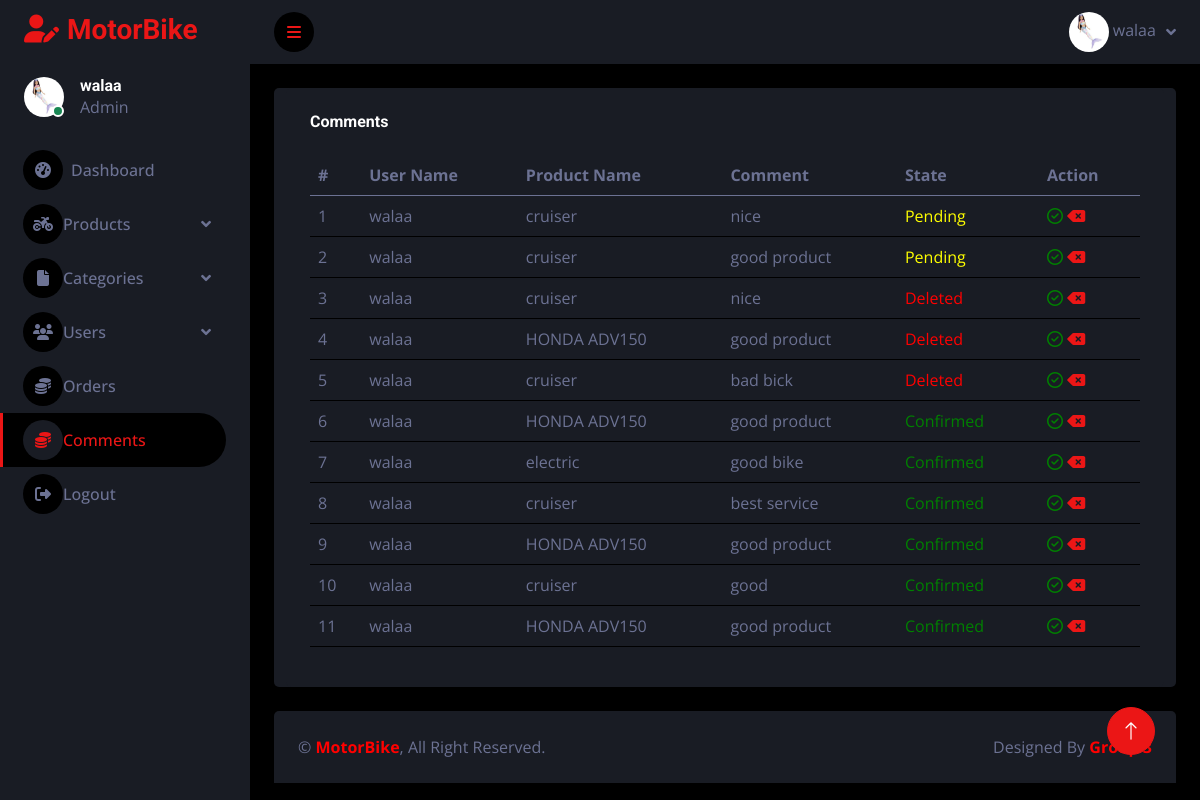
/admin_dashboard/reviews.php (signed in), run on the app's committed database.
### tables this page shows
CREATE TABLE `reviews` (
  `review_id` int(10) NOT NULL,
  `product_id` int(10) NOT NULL,
  `user_id` int(10) NOT NULL,
  `review_text` varchar(255) NOT NULL,
  `state` varchar(255) NOT NULL DEFAULT 'Pending'
);

CREATE TABLE `users` (
  `user_id` int(10) NOT NULL,
  `user_name` varchar(255) NOT NULL,
  `phone` varchar(255) NOT NULL,
  `email` varchar(255) NOT NULL,
  `password` varchar(255) NOT NULL,
  `address` varchar(255) DEFAULT NULL,
  `pic` varchar(255) DEFAULT NULL,
  `create_at` date NOT NULL DEFAULT current_timestamp(),
  `last_login` datetime DEFAULT NULL,
  `is_admin` tinyint(1) DEFAULT 0,
  `is_deleted` int(1) DEFAULT 0
);

CREATE TABLE `products` (
  `product_id` int(10) NOT NULL,
  `product_name` varchar(255) NOT NULL,
  `description` varchar(255) NOT NULL,
  `model_year` year(4) NOT NULL,
  `brand` varchar(255) NOT NULL,
  `color` varchar(255) NOT NULL,
  `price` int(10) NOT NULL,
  `category_id` int(10) NOT NULL,
  `pic_main` varchar(255) NOT NULL,
  `pic_sub` varchar(255) NOT NULL,
  `rate` int(1) NOT NULL DEFAULT 5,
  `in_stock` int(10) NOT NULL,
  `is_discount` tinyint(1) NOT NULL DEFAULT 0,
  `discount` int(2) NOT NULL,
  `product_create_at` datetime NOT NULL DEFAULT current_timestamp(),
  `product_last_update` datetime DEFAULT NULL,
  `product_is_deleted` tinyint(1) NOT NULL DEFAULT 0
);

### admin_dashboard/reviews.php (the view, shortened to what this page needs)
<!DOCTYPE html>
<html lang="en">
<head>
    <link rel="stylesheet" href="https://cdnjs.cloudflare.com/ajax/libs/font-awesome/6.2.1/css/all.min.css" />
    <?php include('./include/include_head.php');?>
    <div class="container-fluid pt-4 px-4">
        <div class="row bg-secondary rounded justify-content-center mx-0">
        <div class="col-12">
            <div class="bg-secondary rounded h-100 p-4">
                <h6 class="mb-4">Comments</h6>
                <div class="table-responsive">
                <table class="table">
                    <thead>
                        <tr>
                            <th scope="col">#</th>
                            <th scope="col">User Name</th>
                            <th scope="col">Product Name</th>
                            <th scope="col">Comment</th>
                            <th scope="col">State</th>
                            <th scope="col">Action</th>
                        </tr>
                    </thead>
                    <tbody>
                            <?php
                            include ("./config.php");
                            $i = 1;
                            $html = "";
                                $user_with_order = "SELECT *
                                FROM reviews INNER JOIN users ON reviews.user_id = users.user_id INNER JOIN products ON reviews.product_id = products.product_id ORDER BY state DESC";
                                $new_data = $conn->query($user_with_order);
                                foreach ($new_data as $user){
                                $e_phone = $user['user_name'];
                                $e_address = $user['product_name'];
                                $ordered_at = $user['review_text'];
                                $order_total = $user['state'];
                                $html .= "<tr><td>$i</td>";
                                $html .= "<td>$e_phone</td>";
                                $html .= "<td>$e_address</td>";
                                $html .= "<td>$ordered_at</td>";
                                if($order_total == "Confirmed"){
                                $html .= "<td style='color:green'>$order_total</td>";}
                                elseif ($order_total == "Pending"){
                                $html .= "<td style='color:yellow'>$order_total</td>";}
                                else{
                                $html .= "<td style='color:red'>$order_total</td>";}
                                $html .= "<td><a href='./review_confirm.php?r_id=$user[review_id]'><i style='color:green' class='fa-regular fa-circle-check'></i></a>  <a href='./review_delete.php?r_id=$user[review_id]'><i class='fa-sharp fa-solid fa-delete-left'></i></a></td></tr>";
                                $i++;
                            }
                            echo $html;
                            ?>
                        </tbody>
                    </table>
                </div>
            </div>
        </div>
    </div>
</div>
<?php include('./include/include_footer.php');?>

### admin_dashboard/css/style.css (style rules this page uses)
:root { --primary: #EB1616; --secondary: #191C24; --light: #6C7293; --dark: #000000; }

### data on the page
reviews: user.user_name "walaa", product.product_name "cruiser", review_text "nice", state "Pending"
reviews: user.user_name "walaa", product.product_name "cruiser", review_text "good product", state "Pending"
reviews: user.user_name "walaa", product.product_name "cruiser", review_text "nice", state "Deleted"
reviews: user.user_name "walaa", product.product_name "HONDA ADV150", review_text "good product", state "Deleted"
reviews: user.user_name "walaa", product.product_name "cruiser", review_text "bad bick", state "Deleted"
reviews: user.user_name "walaa", product.product_name "HONDA ADV150", review_text "good product", state "Confirmed"
reviews: user.user_name "walaa", product.product_name "electric", review_text "good bike", state "Confirmed"
reviews: user.user_name "walaa", product.product_name "cruiser", review_text "best service", state "Confirmed"
reviews: user.user_name "walaa", product.product_name "HONDA ADV150", review_text "good product", state "Confirmed"
reviews: user.user_name "walaa", product.product_name "cruiser", review_text "good", state "Confirmed"
reviews: user.user_name "walaa", product.product_name "HONDA ADV150", review_text "good product", state "Confirmed"

### other printed values
$_SESSION["user_name"] "walaa"
